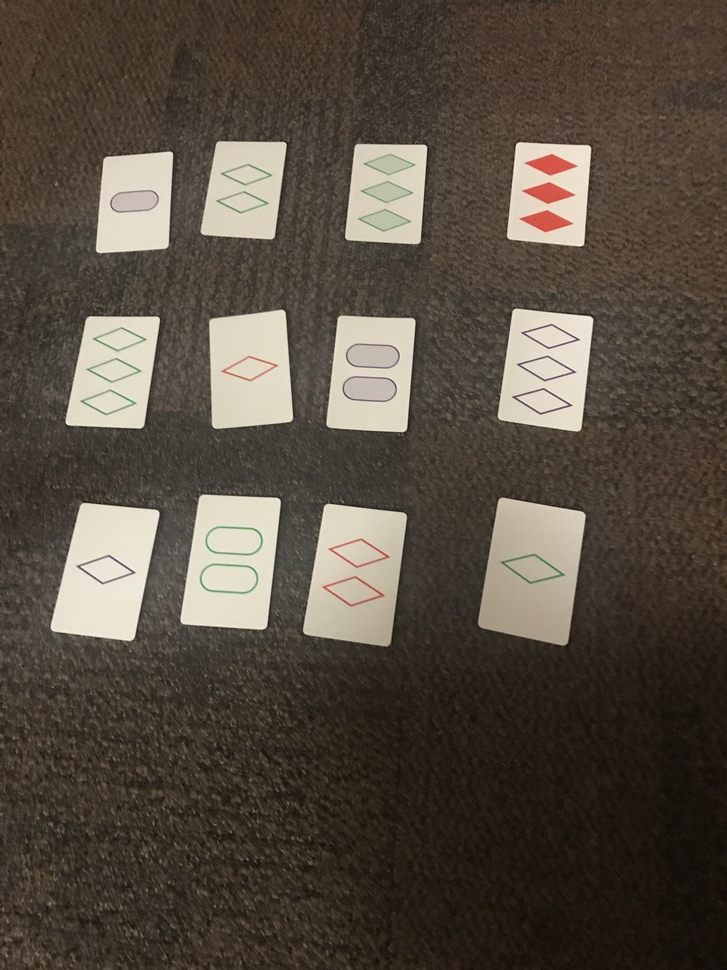
#> input picture IMG_1821.JPG, 727 x 970 px, shrunk from 3024 x 4032 before the run
$ jupyter execute --allow-errors 'Simple Contour Detection.ipynb'   (shell and % lines are left out)   (older library calls are emulated)
#> lines starting #> are read from the running program, lines starting #| are printed output that depends on the picture; after the words box and inside, x2 and y2 are one past the last pixel; in counts of white or black regions, pixels touching at a corner belong together
#> further down, img is the input picture: shape (970, 727, 3); mean B, G, R 65.2, 76.6, 86.2
[cell 1]
import cv2
import numpy as np
from matplotlib import pyplot as plt
from matplotlib.pyplot import imshow

[cell 2]
def show(img):
    img_rgb = cv2.cvtColor(img, cv2.COLOR_BGR2RGB)
    imshow(img_rgb)

def Imagedetection(img,numcards):

#> called with numcards = 12
    gray = cv2.cvtColor(img,cv2.COLOR_BGR2GRAY)
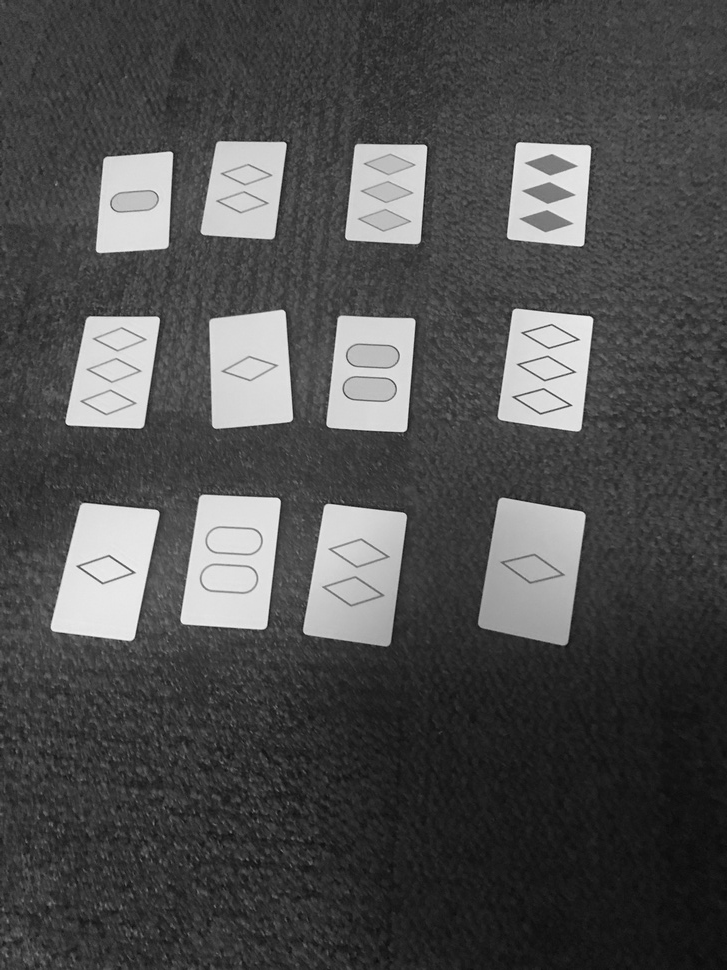
#> gray: shape (970, 727); min 9, max 248, mean 78.2
    blur = cv2.GaussianBlur(gray,(1,1),1000)
    flag, thresh = cv2.threshold(blur, 120, 255, cv2.THRESH_BINARY)
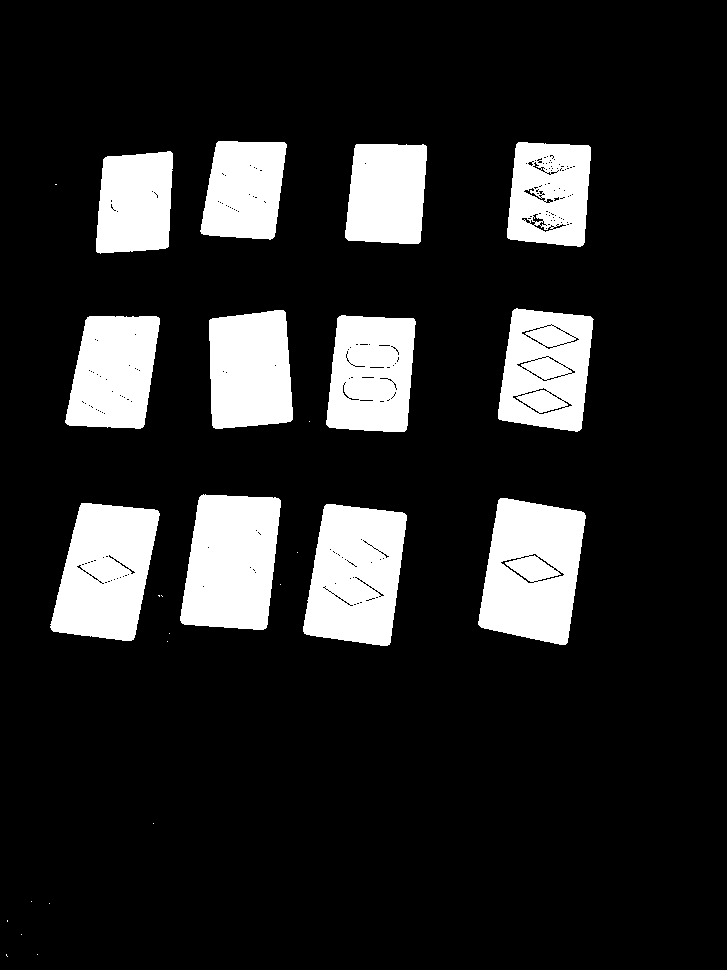
#> thresh: shape (970, 727); 15.5% white; 27 white regions (15 under 20 px)
    # Find contours
    image,contours, hierarchy = cv2.findContours(thresh,cv2.RETR_TREE,cv2.CHAIN_APPROX_SIMPLE)
#> contours = 411 contours, 367 with area under 20; largest, box (x1, y1, x2, y2) and area: (478, 498, 586, 645) 11851, (303, 504, 407, 646) 11336, (180, 494, 281, 630) 11020, (50, 503, 160, 641) 10812, (498, 308, 594, 432) 9362
    contours = sorted(contours, key=cv2.contourArea,reverse=True)
    # Select long perimeters only
    perimeters = [cv2.arcLength(contours[i],True) for i in range(len(contours))]
#> perimeters = 411 values, max 460.3 at index 0, min 0 at index 397, mean 21.45
    listindex=[i for i in range(numcards) if perimeters[i]>perimeters[0]/2]
#> listindex = [0, 1, 2, 3, 4, 5, 6, 7, 8, 9, 10, 11]
    # Show image
    imgcont = img.copy()
    [cv2.drawContours(imgcont, [contours[i]], 0, (0,255,0), 5) for i in listindex]
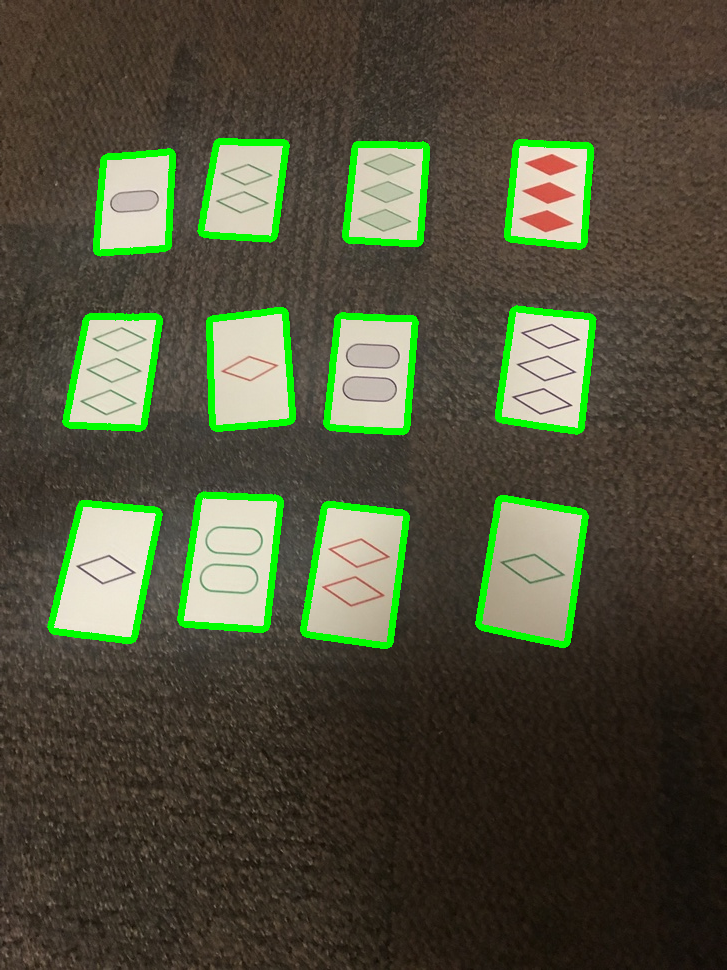
#> imgcont: shape (970, 727, 3); 4.46% of pixels changed, all inside (x1, y1, x2, y2) = (47, 138, 597, 649)

    plt.imshow(imgcont)


def sort_contours(cnts, method="left-to-right"):
    # initialize the reverse flag and sort index
    reverse = False
    i = 0

    # handle if we need to sort in reverse
    if method == "right-to-left" or method == "bottom-to-top":
        reverse = True

    # handle if we are sorting against the y-coordinate rather than
    # the x-coordinate of the bounding box
    if method == "top-to-bottom" or method == "bottom-to-top":
        i = 1

    # construct the list of bounding boxes and sort them from top to
    # bottom
    boundingBoxes = [cv2.boundingRect(c) for c in cnts]
    (cnts, boundingBoxes) = zip(*sorted(zip(cnts, boundingBoxes),
        key=lambda b:b[1][i], reverse=reverse))

    # return the list of sorted contours and bounding boxes
    return (cnts, boundingBoxes)

[cell 3]
#Reading the Image in with OpenCV imread
img = cv2.imread('../IMG_1821.JPG',cv2.IMREAD_COLOR) #cv2.IMREAD_COLOR means Loads a color image.default flag.
#Other parameters include
show(img)

$ run again, with IMG_1817.JPG copied over IMG_1821.JPG
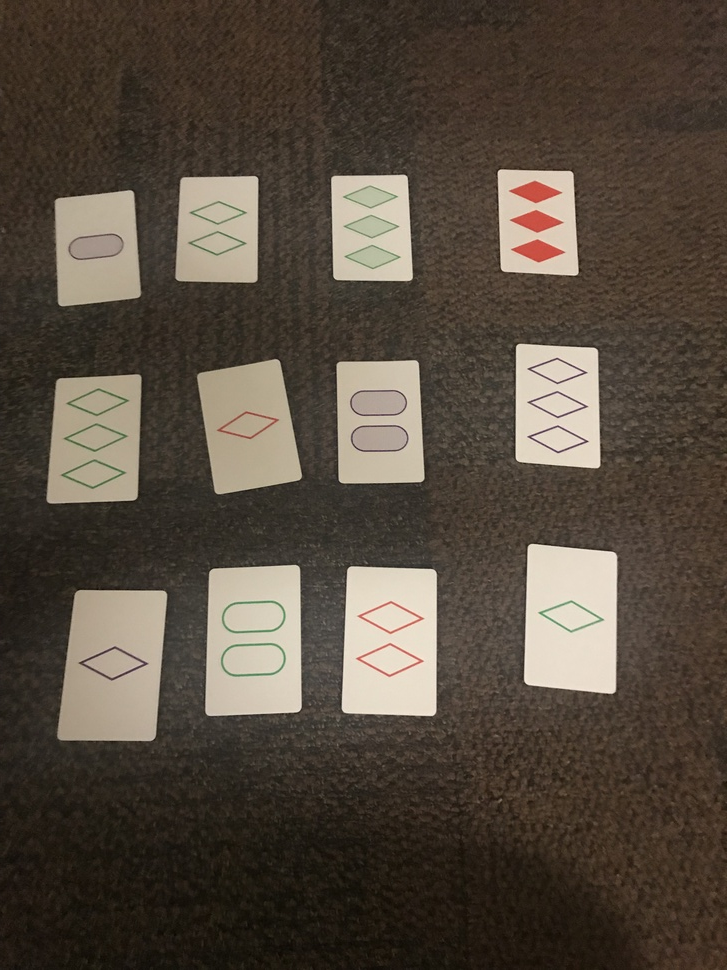
#> input picture IMG_1817.JPG, 727 x 970 px, shrunk from 3024 x 4032 before the run
#> img is the input picture: shape (970, 727, 3); mean B, G, R 62.9, 74.5, 85.1
#> in Imagedetection, `flag, thresh = cv2.threshold(blur, 120, 255, cv2.THRESH_BINARY)`:
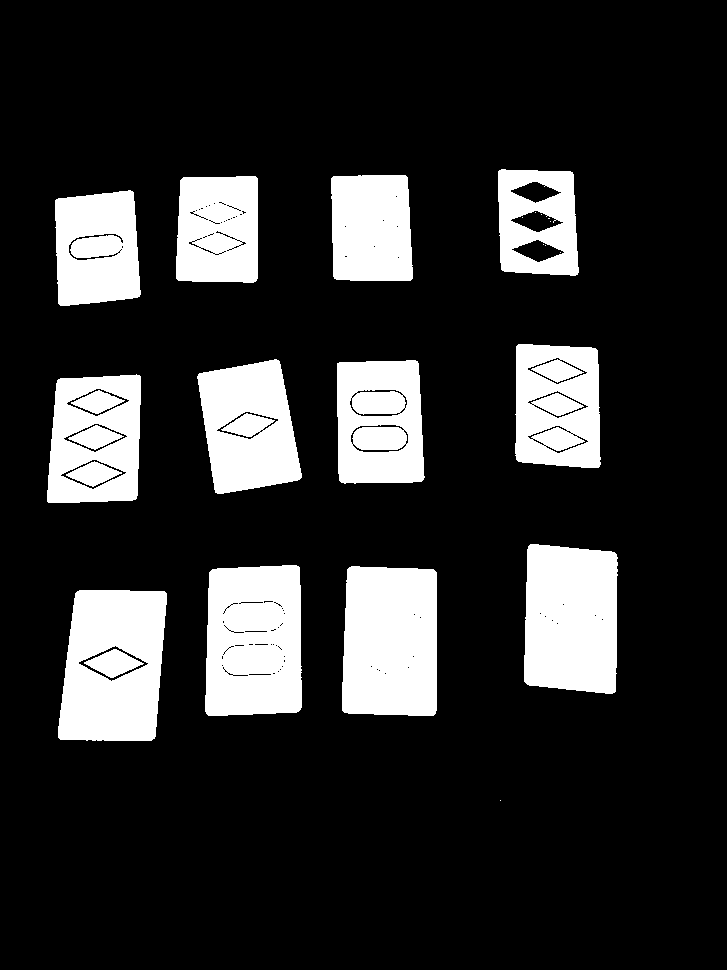
#> thresh: shape (970, 727); 17.8% white; 25 white regions (9 under 20 px)
#> contours = 210 contours, 166 with area under 20; largest, box (x1, y1, x2, y2) and area: (58, 590, 167, 741) 14073, (205, 565, 302, 716) 13638, (342, 566, 437, 716) 13415, (524, 544, 618, 694) 12742, (47, 374, 141, 503) 10798
#> perimeters = 210 values, max 495.1 at index 0, min 0 at index 201, mean 47.71
#> listindex = [0, 1, 2, 3, 4, 5, 6, 7, 8, 9, 10, 11]
#> in Imagedetection, `[cv2.drawContours(imgcont, [contours[i]], 0, (0,255,0), 5) for i in li..`:
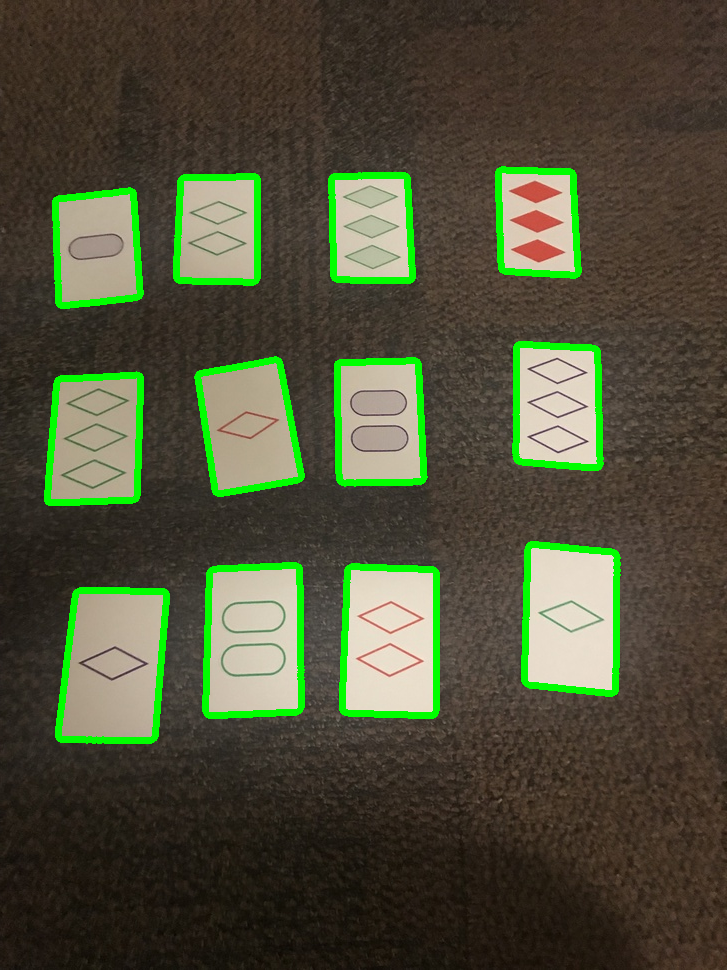
#> imgcont: shape (970, 727, 3); 4.86% of pixels changed, all inside (x1, y1, x2, y2) = (44, 166, 621, 744)

$ run again, with IMG_1830.JPG copied over IMG_1821.JPG
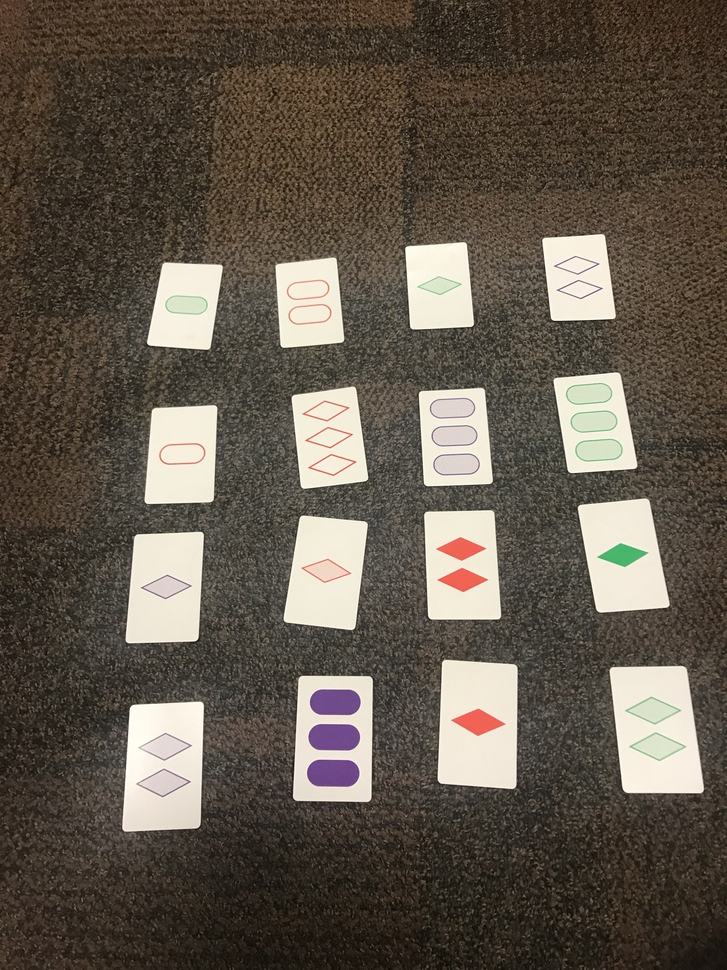
#> input picture IMG_1830.JPG, 727 x 970 px, shrunk from 3024 x 4032 before the run
#> img is the input picture: shape (970, 727, 3); mean B, G, R 76.5, 87.9, 97
#> in Imagedetection, `flag, thresh = cv2.threshold(blur, 120, 255, cv2.THRESH_BINARY)`:
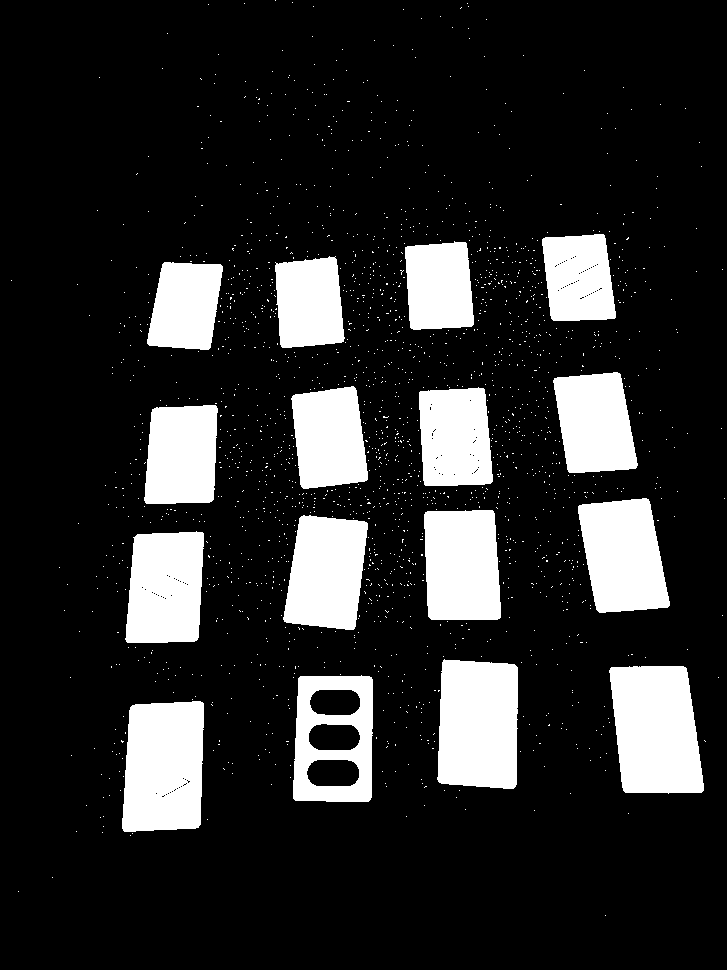
#> thresh: shape (970, 727); 16.6% white; 1837 white regions (1821 under 20 px)
#> contours = 1949 contours, 1930 with area under 20; largest, box (x1, y1, x2, y2) and area: (609, 666, 704, 794) 9930, (122, 701, 204, 832) 9544, (437, 659, 518, 789) 9498, (293, 675, 373, 802) 9451, (578, 498, 670, 613) 7923
#> perimeters = 1949 values, max 419.9 at index 0, min 0 at index 186, mean 4
#> listindex = [0, 1, 2, 3, 4, 5, 6, 7, 8, 9, 10, 11]
#> in Imagedetection, `[cv2.drawContours(imgcont, [contours[i]], 0, (0,255,0), 5) for i in li..`:
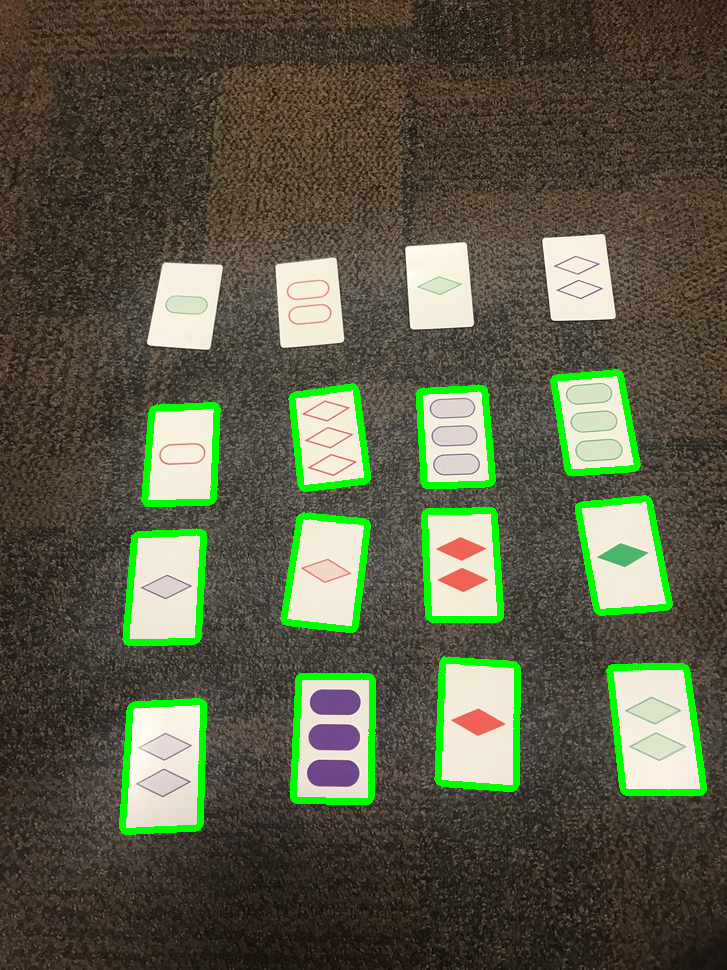
#> imgcont: shape (970, 727, 3); 4.21% of pixels changed, all inside (x1, y1, x2, y2) = (119, 369, 707, 835)

$ run again, with IMG_1850.jpg copied over IMG_1821.JPG
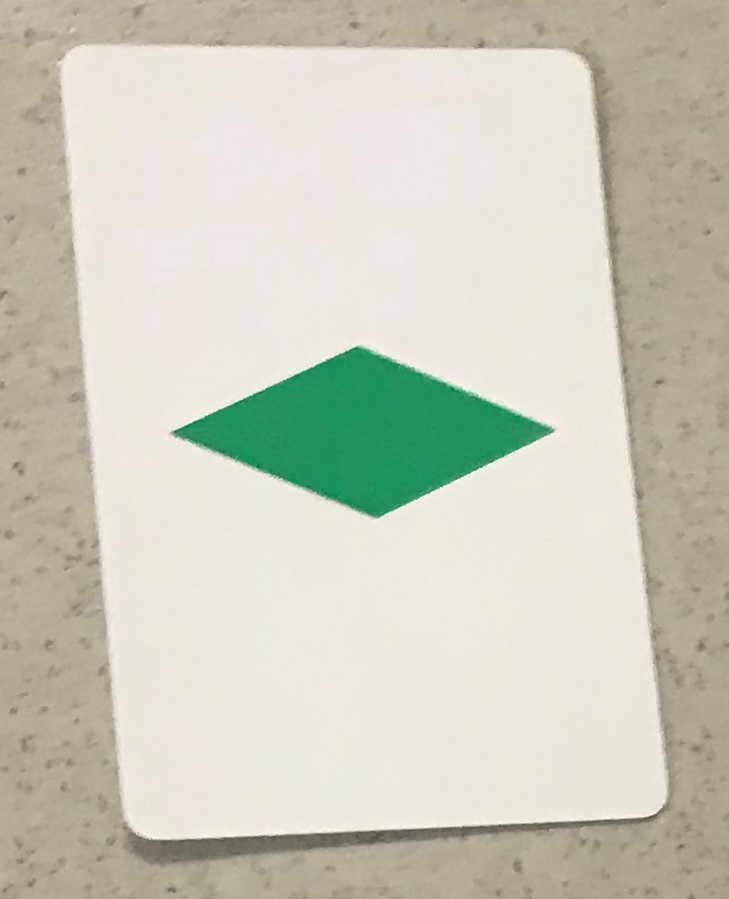
#> input picture IMG_1850.jpg, 729 x 899 px
#> img is the input picture: shape (899, 729, 3); mean B, G, R 189.2, 203.3, 203.6
#> in Imagedetection, `flag, thresh = cv2.threshold(blur, 120, 255, cv2.THRESH_BINARY)`:
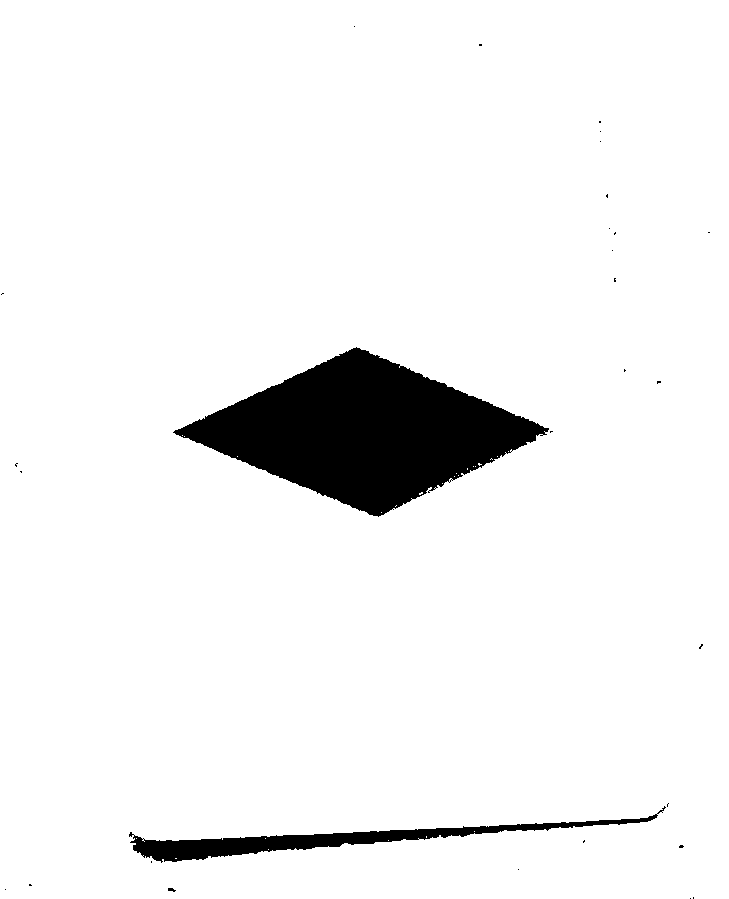
#> thresh: shape (899, 729); 94.2% white; 30 black regions (27 under 20 px)
#> contours = 69 contours, 63 with area under 20; largest, box (x1, y1, x2, y2) and area: (0, 0, 729, 899) 653740, (172, 346, 550, 518) 32798, (129, 813, 659, 864) 6338, (167, 887, 177, 893) 30, (656, 805, 667, 815) 29, (128, 831, 135, 838) 22
#> perimeters = 69 values, max 3255.7 at index 0, min 0 at index 48, mean 85.32
#> listindex = [0]
#> in Imagedetection, `[cv2.drawContours(imgcont, [contours[i]], 0, (0,255,0), 5) for i in li..`:
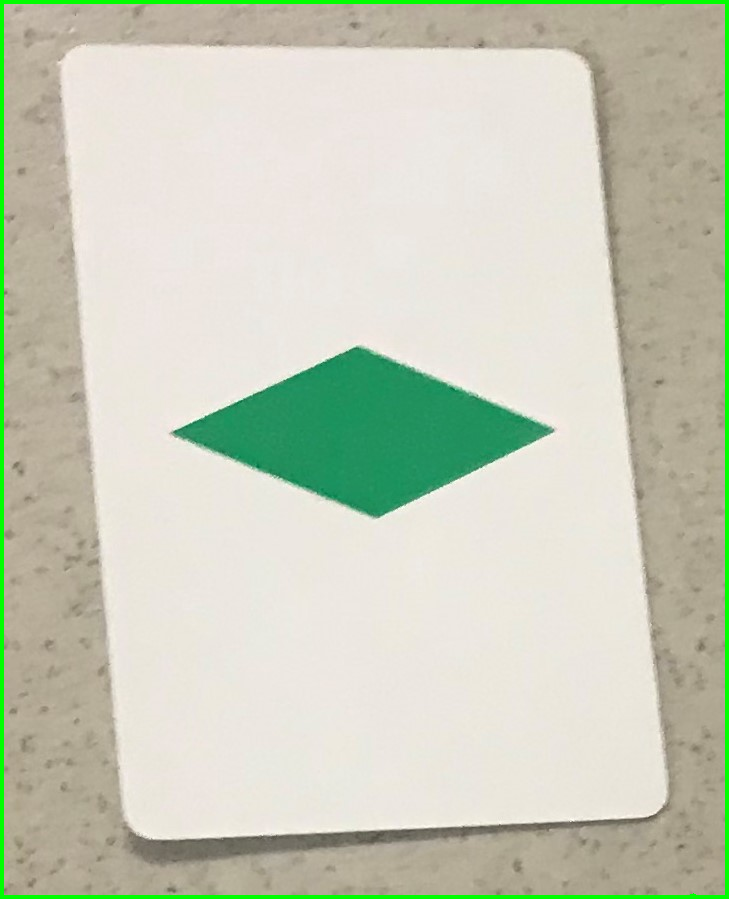
#> imgcont: shape (899, 729, 3); 1.98% of pixels changed, all inside (x1, y1, x2, y2) = (0, 0, 729, 899)
